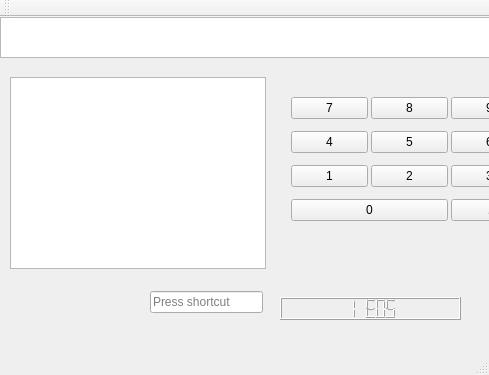
<?xml version="1.0" encoding="UTF-8"?>
<ui version="4.0">
 <class>MainWindow</class>
 <widget class="QMainWindow" name="MainWindow">
  <property name="geometry">
   <rect>
    <x>0</x>
    <y>0</y>
    <width>489</width>
    <height>375</height>
   </rect>
  </property>
  <property name="windowTitle">
   <string>MainWindow</string>
  </property>
  <widget class="QWidget" name="centralWidget">
   <widget class="QWidget" name="gridLayoutWidget">
    <property name="geometry">
     <rect>
      <x>280</x>
      <y>60</y>
      <width>259</width>
      <height>164</height>
     </rect>
    </property>
    <layout class="QGridLayout" name="gridLayout" columnstretch="0,0,0">
     <property name="sizeConstraint">
      <enum>QLayout::SetDefaultConstraint</enum>
     </property>
     <property name="spacing">
      <number>3</number>
     </property>
     <item row="0" column="2">
      <widget class="QPushButton" name="btn_num9">
       <property name="text">
        <string>9</string>
       </property>
      </widget>
     </item>
     <item row="2" column="0">
      <widget class="QPushButton" name="btn_num1">
       <property name="text">
        <string>1</string>
       </property>
      </widget>
     </item>
     <item row="3" column="0" colspan="2">
      <widget class="QPushButton" name="btn_num0">
       <property name="text">
        <string>0</string>
       </property>
      </widget>
     </item>
     <item row="3" column="2">
      <widget class="QPushButton" name="pushButton_11">
       <property name="text">
        <string>.</string>
       </property>
      </widget>
     </item>
     <item row="1" column="2">
      <widget class="QPushButton" name="btn_num6">
       <property name="text">
        <string>6</string>
       </property>
      </widget>
     </item>
     <item row="1" column="0">
      <widget class="QPushButton" name="btn_num4">
       <property name="text">
        <string>4</string>
       </property>
      </widget>
     </item>
     <item row="2" column="1">
      <widget class="QPushButton" name="btn_num2">
       <property name="text">
        <string>2</string>
       </property>
      </widget>
     </item>
     <item row="1" column="1">
      <widget class="QPushButton" name="btn_num5">
       <property name="text">
        <string>5</string>
       </property>
      </widget>
     </item>
     <item row="2" column="2">
      <widget class="QPushButton" name="btn_num3">
       <property name="text">
        <string>3</string>
       </property>
      </widget>
     </item>
     <item row="0" column="1">
      <widget class="QPushButton" name="btn_num8">
       <property name="text">
        <string>8</string>
       </property>
      </widget>
     </item>
     <item row="0" column="0">
      <widget class="QPushButton" name="btn_num7">
       <property name="baseSize">
        <size>
         <width>50</width>
         <height>50</height>
        </size>
       </property>
       <property name="text">
        <string>7</string>
       </property>
      </widget>
     </item>
    </layout>
   </widget>
   <widget class="QTextEdit" name="textEdit">
    <property name="geometry">
     <rect>
      <x>0</x>
      <y>0</y>
      <width>491</width>
      <height>41</height>
     </rect>
    </property>
   </widget>
   <widget class="QTextBrowser" name="textBrowser">
    <property name="geometry">
     <rect>
      <x>10</x>
      <y>60</y>
      <width>256</width>
      <height>192</height>
     </rect>
    </property>
   </widget>
   <widget class="QLCDNumber" name="lcdNumber">
    <property name="geometry">
     <rect>
      <x>280</x>
      <y>280</y>
      <width>181</width>
      <height>23</height>
     </rect>
    </property>
    <property name="value" stdset="0">
     <double>343984.000000000000000</double>
    </property>
   </widget>
   <widget class="QKeySequenceEdit" name="keySequenceEdit">
    <property name="geometry">
     <rect>
      <x>150</x>
      <y>270</y>
      <width>113</width>
      <height>30</height>
     </rect>
    </property>
   </widget>
  </widget>
  <widget class="QMenuBar" name="menuBar">
   <property name="geometry">
    <rect>
     <x>0</x>
     <y>0</y>
     <width>489</width>
     <height>27</height>
    </rect>
   </property>
  </widget>
  <widget class="QToolBar" name="mainToolBar">
   <attribute name="toolBarArea">
    <enum>TopToolBarArea</enum>
   </attribute>
   <attribute name="toolBarBreak">
    <bool>false</bool>
   </attribute>
  </widget>
  <widget class="QStatusBar" name="statusBar"/>
 </widget>
 <layoutdefault spacing="6" margin="11"/>
 <resources/>
 <connections>
  <connection>
   <sender>btn_num9</sender>
   <signal>clicked()</signal>
   <receiver>MainWindow</receiver>
   <slot>on_btn_num9_clicked()</slot>
   <hints>
    <hint type="sourcelabel">
     <x>315</x>
     <y>109</y>
    </hint>
    <hint type="destinationlabel">
     <x>244</x>
     <y>187</y>
    </hint>
   </hints>
  </connection>
 </connections>
</ui>
